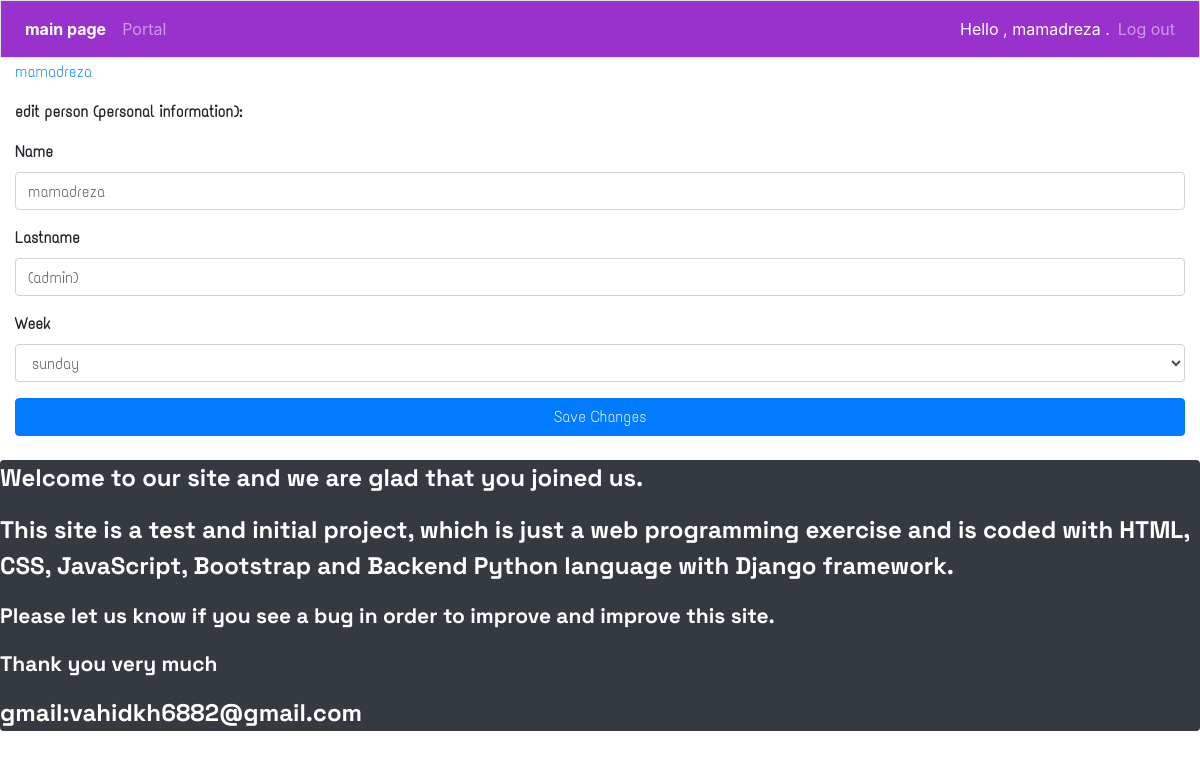
The app's page /edit_person/41/ (signed in) with its own data.
### app1/models.py (models this page shows, shortened)
class Person(models.Model):
    CHOICES=(('5','saturday'),('6','sunday'),('0','monday'),('1','tuesday'),('2','wednesday'),('3','thursday'),('4','friday'))
    captain=models.ForeignKey(User,on_delete=models.CASCADE)
    adminswitch=models.BooleanField(default=False)
    name=models.CharField(max_length=200)
    lastname=models.CharField(max_length=200)
    owe=models.IntegerField()
    bullet=models.IntegerField()
    week = models.TextField(max_length=20,choices=CHOICES,default="user")

### app1/views.py (the view, shortened to what this page needs)
# urls.py: path('edit_person/<int:entry_id>/',views.edit_person,name='edit_person'),
@login_required
def edit_person(request,entry_id):
    persons=Person.objects.filter(captain=request.user)
    person=Person.objects.get(id=entry_id)
    if request.method != 'POST' :
        form=PersonForm(instance=person)
    context={'person':person,'form':form}
    return render(request,'app1/edit_person.html',context)

### app1/forms.py
class PersonForm(forms.ModelForm):
    class Meta :
        model=Person
        fields=['name','lastname','week']
        labels={'text':''}

### app1/templates/app1/edit_person.html (shortened to what this page needs)
{% extends "app1/base.html" %}
{% load bootstrap4 %}
{% block content %}
<p><a href="{% url 'app1:person' %}" >{{user.username}}</a></p>
<p class="font-weight-bolder">edit person (personal information): </p>
<form action="{% url 'app1:edit_person' person.id %}" method="post" class="form font-weight-bolder">
    {% bootstrap_form form %}
    {% buttons %}
    <button class="btn btn-primary btn-block text-center" name="submit">Save Changes</button>
    {% endbuttons %}
</form>
{% endblock content %}

### app1/templates/app1/base.html (shortened to what this page needs)
{% load bootstrap4 %}
{% load static %}
<!doctype html>
<html lang="en">
   <head>
      <link rel="stylesheet" href="{% static 'style.css' %}" type="text/css">
      {% bootstrap_css %}
   </head>
   <body>
       <nav class="navbar navbar-expand-md navbar-dark mb-1 border fixed-top" style="background-color:	#9932CC;">
         <ul class="navbar-nav">
            <li class="nav-item">
               <a class="nav-link font-weight-bold text-white" href="{% url 'app1:index' %}">main page</a>
            </li>
         </ul>
         <div id="navbarCollapse" class="collapse navbar-collapse">
            <ul class="navbar-nav mr-auto">
               <li class="nav-item">
                  <a class="nav-link" href="{% url 'app1:person' %}">Portal</a>
               </li>
            </ul>
            <ul class="navbar-nav ml-auto">
               {% if user.is_authenticated %}
                  <li class="nav-item">
                     <span class="navbar-text text-white">Hello , {{user.username}} .</span>
                  </li>
                  <li class="nav-item">
                     <a class="nav-link" href="{% url 'users:logout' %}">Log out</a>
                  </li>
               {% endif %}
            </ul>
         </div>
       </nav>
       <main role="main" class="container-fluid sizemax mt-5 mb-4" >
         <div class="pb-2 mb-1">
         </div>
         <div style="font-family:eng2;">
            {% block content %}{% endblock content %}
         </div>
       </main>
       <div class="bg-dark rounded text-white lead strong" style="font-family:eng5;font-size:2vw;bottom:0;">
         <p>Welcome to our site and we are glad that you joined us.</p>
         <p >This site is a test and initial project, which is just a web programming exercise and is coded with HTML,
             CSS, JavaScript, Bootstrap and Backend Python language with Django framework. </p>
         <p class="small">Please let us know if you see a bug in order to improve and improve this site.</p>
         <p class="small">Thank you very much</p>
         <p>gmail:vahidkh6882@gmail.com</p>
       </div>
   </body>
</html>

### records on screen
Person: name "mamadreza", lastname "(admin)", week "sunday"

### other values on screen
{{ user.username }} "mamadreza"
